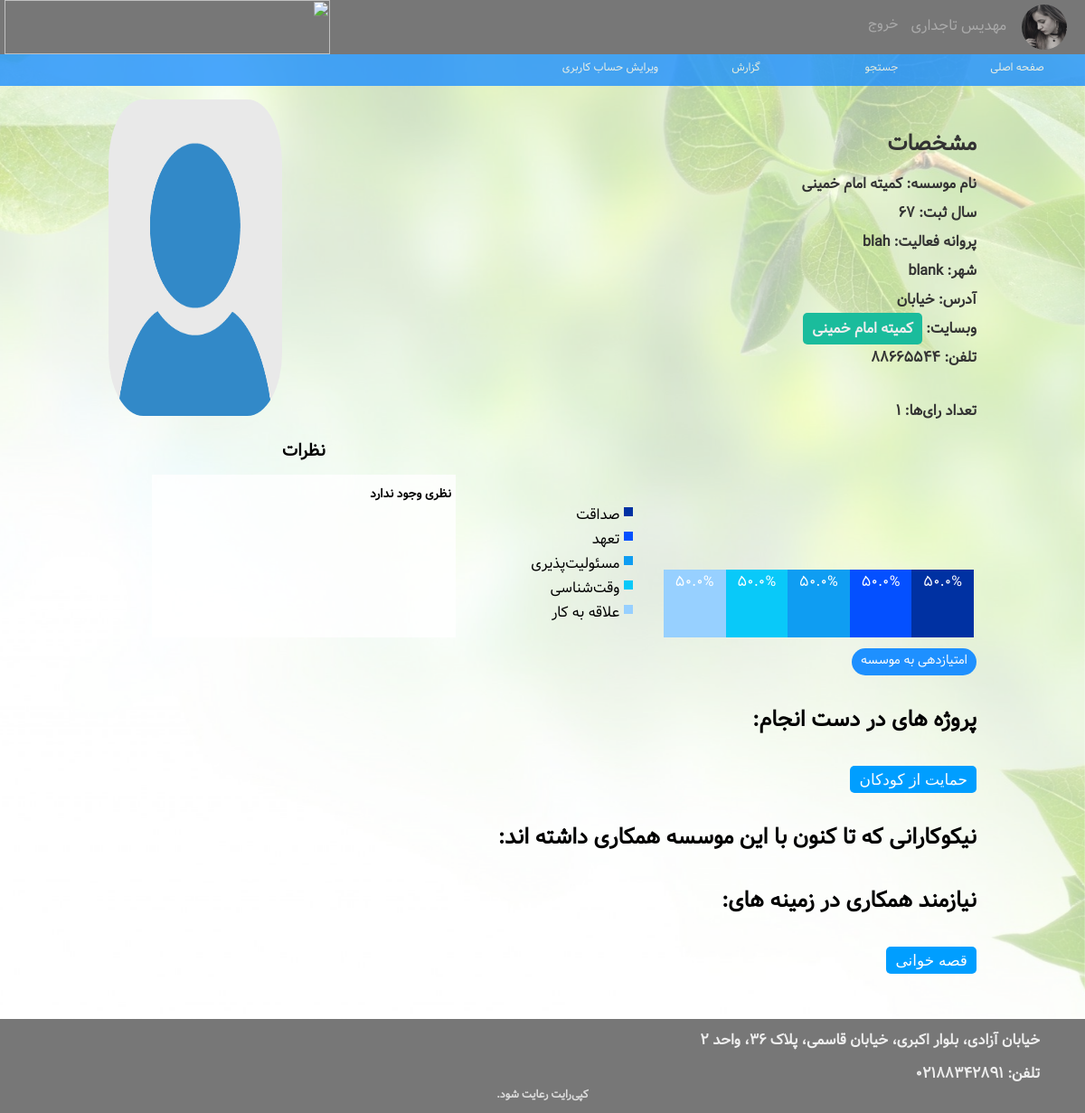
/profile/commit (signed in), run on the app's committed database.
### users/models.py (models this page shows, shortened)
class CustomUser(AbstractUser):
    state = models.NullBooleanField(default=None)
    isBen = models.BooleanField(default=False)
    isOrg = models.BooleanField(default=False)
    image = models.ImageField(upload_to='../media/profile_pics/', default='../../media/profile_pics/no-picture.png')

class Benefactor(models.Model):
    user = models.OneToOneField(CustomUser, on_delete=models.CASCADE, related_name='benefactor')
    name = models.CharField(max_length=20)
    surname = models.CharField(max_length=30)
    nickname = models.CharField(max_length=30, blank=True)
    gender = models.CharField(max_length=10, choices=SEX_CHOICES, default='Male')
    day = models.IntegerField(default=0)
    month = models.IntegerField(default=0)
    year = models.IntegerField(default=0)
    education = models.CharField(max_length=10, choices=EDUCATION_CHOICES, default='nothing')
    major = models.CharField(max_length=20, blank=True)
    nationalId = models.CharField(max_length=10)
    city = models.CharField(max_length=10, default='blank')
    address = models.CharField(max_length=100, default='st')
    phone = models.CharField(max_length=12)
    typeOfCooperation = models.CharField(max_length=15, choices=COOP_CHOICES, default='inOffice10')
    wId = models.ForeignKey(WeeklySchedule, on_delete=models.CASCADE, related_name='userWeek', null=True)
    rate = models.ForeignKey(TotalRate, on_delete=models.CASCADE, related_name='rate')

class Organization(models.Model):
    user = models.OneToOneField(CustomUser, on_delete=models.CASCADE, related_name='organizer')
    name = models.CharField(max_length=20)
    day = models.IntegerField()
    month = models.IntegerField()
    year = models.IntegerField()
    address = models.CharField(max_length=100)
    city = models.CharField(max_length=10, default='blank')
    phone = models.CharField(max_length=15)
    website = models.URLField()
    license = models.CharField(max_length=20)
    rate = models.ForeignKey(TotalRate, on_delete=models.CASCADE, related_name='orgRate')

class TotalRate(models.Model):
    id = models.AutoField(primary_key=True)
    totalRate = models.FloatField(default=0)
    f1 = models.FloatField(default=0)
    f2 = models.FloatField(default=0)
    f3 = models.FloatField(default=0)
    f4 = models.FloatField(default=0)
    f5 = models.FloatField(default=0)

class Project(models.Model):
    id = models.AutoField(primary_key=True)
    user = models.ForeignKey(CustomUser, on_delete=models.CASCADE, related_name='creator')
    name = models.CharField(max_length=50)
    budget = models.IntegerField(default=0)
    city = models.CharField(max_length=15, default='blank')
    description = models.TextField(max_length=300)
    paymethod = models.CharField(max_length=10, choices=BANK_CHOICES)
    cardno = models.CharField(max_length=20, blank=True)
    accno = models.CharField(max_length=25, blank=True)
    alreadyPaid = models.IntegerField(default=0)

class RequirementAbilities(models.Model):
    class Meta:
        unique_together = ('abilityId', 'reqId')
    reqId = models.ForeignKey(Requirement, on_delete=models.CASCADE, related_name='req')
    abilityId = models.ForeignKey(Ability, on_delete=models.CASCADE, related_name='ab')

class Requirement(models.Model):
    id = models.AutoField(primary_key=True)
    user = models.ForeignKey(CustomUser, on_delete=models.CASCADE, related_name='owner')
    name = models.CharField(max_length=50)
    city = models.CharField(max_length=20)
    address = models.CharField(max_length=100)
    wId = models.ForeignKey(WeeklySchedule, on_delete=models.CASCADE, related_name='week')
    description = models.TextField(max_length=200)
    typeOfCooperation = models.CharField(max_length=15, choices=COOP_CHOICES, default='inOffice10')
    NOPs = models.IntegerField(default=0)

### users/views.py (the view)
# urls.py: url(r'^profile/(?P<username>[a-zA-Z0-9]+)$', views.user_profile, name='profile'),
def user_profile(request, username):
    user = get_object_or_404(CustomUser, username=username, state=True)
    count = Rate.objects.filter(ratedUser=user).count()
    if user.isBen:
        benefactor = Benefactor.objects.get(user=user)
        week = WeeklySchedule.objects.get(id=benefactor.wId.id)
        user_abilities = UserAbilities.objects.filter(username=user.username)
        orgs = Request.objects.filter(benefactorId=user, isAccepted=True)
        comments = Report.objects.filter(benefactor=user, type=1, operator=2)
        organizations = []
        for org in orgs:
            organizations.append(org.organizationId.organizer)
        if request.user.username == username:
            return render(request, 'profile/personalProfileBenefactor.html',
                          {'user': user, 'benefactor': benefactor, 'week': week, 'user_abilities': user_abilities,
                           'organizations': organizations, 'count': count, 'comments': comments})
        else:
            return render(request, 'profile/benefactorsProfileView.html',
                          {'user': user, 'benefactor': benefactor, 'week': week, 'user_abilities': user_abilities,
                           'rangee': range(28), 'organizations': organizations, 'count': count, 'comments': comments})
    elif user.isOrg:
        organization = Organization.objects.get(user=user)
        projects = Project.objects.filter(user=user)
        requirements = Requirement.objects.filter(user=user)
        comments = Report.objects.filter(organization=user, type=1, operator=1)
        reqability = []
        bens = Request.objects.filter(organizationId=user, isAccepted=True)
        benefactors = []
        for ben in bens:
            benefactors.append(ben.benefactorId.benefactor)
        for req in requirements:
            reqability.append(RequirementAbilities.objects.filter(reqId=req))
        if request.user.username == username:
            return render(request, 'profile/personalProfileOrganization.html',
                          {'user': user, 'org': organization, 'projects': projects, 'requirements': requirements,
                           'reqability': reqability, 'rangee': range(28), 'benefactors': benefactors, 'count': count
                              , 'comments': comments})
        else:
            return render(request, 'profile/organizationProfileView.html',
                          {'user': user, 'org': organization, 'projects': projects, 'requirements': requirements,
                           'reqability': reqability, 'rangee': range(28), 'benefactors': benefactors, 'count': count
                              , 'comments': comments})

### templates/profile/organizationProfileView.html (shortened to what this page needs)
﻿<!DOCTYPE html>
{% load staticfiles %}
<html lang="fa" dir="rtl">
<head>
	<link rel="stylesheet" type="text/css" href={% static "css/BenefactorsProfileView.css" %}>
	<link rel="stylesheet" type="text/css" href={% static "css/style.css" %}>
	<link rel="stylesheet" href={% static "css/ionicons.min.css" %}>
</head>
<body>
	<div class="main">
    <div class="header">
        <div class="topmenu" id="topmenu">
            {% if request.user.is_authenticated %}
                <div class="container">
                    <div class="topPhoto">
                        <img src="../{{ request.user.image }}">
                    </div>
                    <div class="topmenuelements">
                        {% if request.user.isBen %}
                            <a href={% url 'profile' request.user.username %}>{{ request.user.benefactor.name }} {{ request.user.benefactor.surname }}</a>
                        {% endif %}
                    </div>
                    <div class="topmenudate">
                        <a href="{% url 'logout' %}">خروج</a>
                    </div>
                    <div class="logo">
                        <img src="../static/images/logo.png">
                    </div>
                </div>
            {% endif %}
        </div>
    </div>
    <div class="mainPage">
        <div class="wrapper"></div>
        <div class="nav" id="nav"></div>
			<div class="container">
				<div style="position: relative; height: 350px;">
                <div class="photo"><div id="photo"><img src="../{{ user.image }}"></div></div>
				<div class="personal">
					<h2> مشخصات </h2>
					<div id="personal">
                        <h3>نام موسسه: {{ org.name }}</h3>
                        <h3>سال ثبت: {{ org.year }}</h3>
                        <h3>پروانه فعالیت: {{ org.license }}</h3>
                        <h3>شهر: {{ org.city }}</h3>
                        <h3>آدرس: {{ org.address }}</h3>
                        <h3>وبسایت: <a style="padding: 4px 10px; background-color: #1abc9c; color: #eeeeee; text-decoration: none; border-radius: 5px" href="{{ org.website }}">{{ org.name }}</a> </h3>
                        <h3>تلفن: {{ org.phone }}</h3>
                        <br>
                        <h3>تعداد رای‌ها: {{ count }}</h3>
                    </div>
				</div>
                </div>
				<div class="chartContainer" style="width: 100%; float: right; display: flex">
                    <div id="chart" style="width: 60%;">
                        <div>
                            <table>
                                <tbody>
                                <tr class="bars">
                                    <td>
                                        <div class="one"
                                             style="height: {{ org.rate.f1 }}%; position: absolute; width: 100%; bottom: 0px;">{{ org.rate.f1 }}%
                                        </div>
                                    </td>
                                    <td>
                                        <div class="two"
                                             style="height: {{ org.rate.f2 }}%; position: absolute; width: 100%; bottom: 0px;">{{ org.rate.f2 }}%
                                        </div>
                                    </td>
                                    <td>
                                        <div class="three"
                                             style="height: {{ org.rate.f3 }}%; position: absolute; width: 100%; bottom: 0px;">{{ org.rate.f3 }}%
                                        </div>
                                    </td>
                                    <td>
                                        <div class="four"
                                             style="height: {{ org.rate.f4 }}%; position: absolute; width: 100%; bottom: 0px;">{{ org.rate.f4 }}%
                                        </div>
                                    </td>
                                    <td>
                                        <div class="five"
                                             style="height: {{ org.rate.f5 }}%; position: absolute; width: 100%; bottom: 0px;">{{ org.rate.f5 }}%
                                        </div>
                                    </td>
                                    <td class="legend">
                                            <span class="legbox">
                                                <span class="one xaxisname"></span><span>صداقت</span>
                                            </span>
                                        <span class="legbox">
                                                <span class="two xaxisname"></span><span>تعهد</span>
                                            </span>
                                        <span class="legbox">
                                                <span class="three xaxisname"></span><span>مسئولیت‌پذیری</span>
                                            </span>
                                        <span class="legbox">
                                                <span class="four xaxisname"></span><span>وقت‌شناسی</span>
                                            </span>
                                        <span class="legbox">
                                                <span class="five xaxisname"></span><span>علاقه به کار</span>
                                            </span>
                                    </td>
                                </tr>
                                </tbody>
                            </table>
                        </div>
                    </div>
                    <div style="float:left; width: 35%; display: inline-block">
                        <h3 style="text-align: center;margin-bottom: 10px">نظرات</h3>
                        <div style="height: 180px; overflow-y:scroll; background: rgba(255,255,255,0.8); padding: 5px">
                            {% if comments|length == 0 %}
                                <h5 style="margin-top: 5px;">نظری وجود ندارد</h5>
                            {% endif %}
                        </div>
                    </div>
                </div>
                {% if request.user.is_authenticated and request.user.isBen %}
                    <a style="display: inline-block; padding: 2px 10px; font-size: 14px;  text-decoration: none; color: #fdfdfd; height: 30px; background: #1E90FF; border-radius: 15px;" href={% url 'comment' user.username %}>امتیازدهی به موسسه</a>
                {% endif %}
				<div id="projectscurrent">
					<h2>پروژه های در دست انجام: </h2>
                    {% for project in projects %}
                        <button style="display: inline-block; padding: 2px 10px; font-size: 17px;  text-decoration: none; color: #fdfdfd; height: 30px; background: #009eff; border-radius: 5px; margin-top: 20px;" onclick=popupProject("p{{ project.id }}") >{{ project.name }}</button><br>
                    {% endfor %}
				</div>
				<div id="projects">
					<h2>نیکوکارانی که تا کنون با این موسسه همکاری داشته اند:</h2>
				</div>
				<div id="abilities">
					<h2>نیازمند همکاری در زمینه های: </h2>
                    {% for req in reqability %}
                        <button style="display: inline-block; padding: 2px 10px; font-size: 17px;  text-decoration: none; color: #fdfdfd; height: 30px; background: #009eff; border-radius: 5px; margin-top: 20px;" onclick=popupProject("r{{ req.0.reqId.id }}")>{{ req.0.reqId.name }}</button><br>
                    {% endfor %}
				</div>
            </div>
		</div>
		<div class="footer">
			<div class="container">
				<div class="addr">
					<h4> خیابان آزادی، بلوار اکبری، خیابان قاسمی، پلاک ۳۶، واحد ۲ </h4>
					<h4>تلفن: ۰۲۱۸۸۳۴۲۸۹۱</h4>
				</div>
			</div>
			<div class="copy">
				<h4>کپی‌رایت رعایت شود.</h4>
			</div>
		</div>
	</div>
</body>
</html>

### static/css/BenefactorsProfileView.css (style rules this page uses)
.mainPage .container { width: 80%; z-index: 3; box-sizing: border-box; margin: 50px auto; position: relative; }
.mainPage .container .photo { width: 20%; float: left; border: none; }
.mainPage .container .photo img { width: 100%; height: 100%; border-radius: 20%; }
.mainPage .container .personal { float: right; color: #333333 }
.mainPage .container .personal h3 { margin-bottom: 5px; font-size: 100%; }
.mainPage .container .chartContainer { width: 99%; display: block; position: relative; margin: 10px auto; }
#chart { margin-top: 50px; position: relative; border: none; }
table { width: 100%; margin-top: 20px; }
.bars td { vertical-align: top; float: right; width: 12%; height: 150px; border: none; position: relative; }
.bars div { color: white; }
.bars .legend { vertical-align: top; padding-left: 20px; text-align: left; width: 35%; margin-right: 5%; }
.legbox { display: block; clear: both; }
.xaxisname { margin: 5px; color: #fff; font-size: 77%; padding: 5px; float: right; }
.legbox span { float: right; }
.one { background: rgb(0,49,162); text-align: center; color: #666; }
.two { background: rgb(4,80,255); text-align: center; color: #666; }
.three { background: rgb(15,157,242); text-align: center; color: #666; }
.four { background: rgb(9,201,249); text-align: center; color: #666; }
.five { background: rgb(151,208,255); text-align: center; color: #666; }
#abilities, #weekfreetime { width: 100%; position: relative; margin-top: 20px; }
td { width: 20%; text-align: center; }

### data on the page
CustomUser: user.image (picture), user.benefactor.name "مهدیس", user.benefactor.surname "تاجداری"
CustomUser: image (placeholder picture)
Organization: name "کمیته امام خمینی", year "67", license "blah", city "blank", address "خیابان", phone "88665544", rate.f1 "50.0", rate.f2 "50.0", rate.f3 "50.0", rate.f4 "50.0", rate.f5 "50.0"
Project: name "حمایت از کودکان"
RequirementAbilities: reqId.name "قصه خوانی"

### other printed values
{{ count }} "1"
